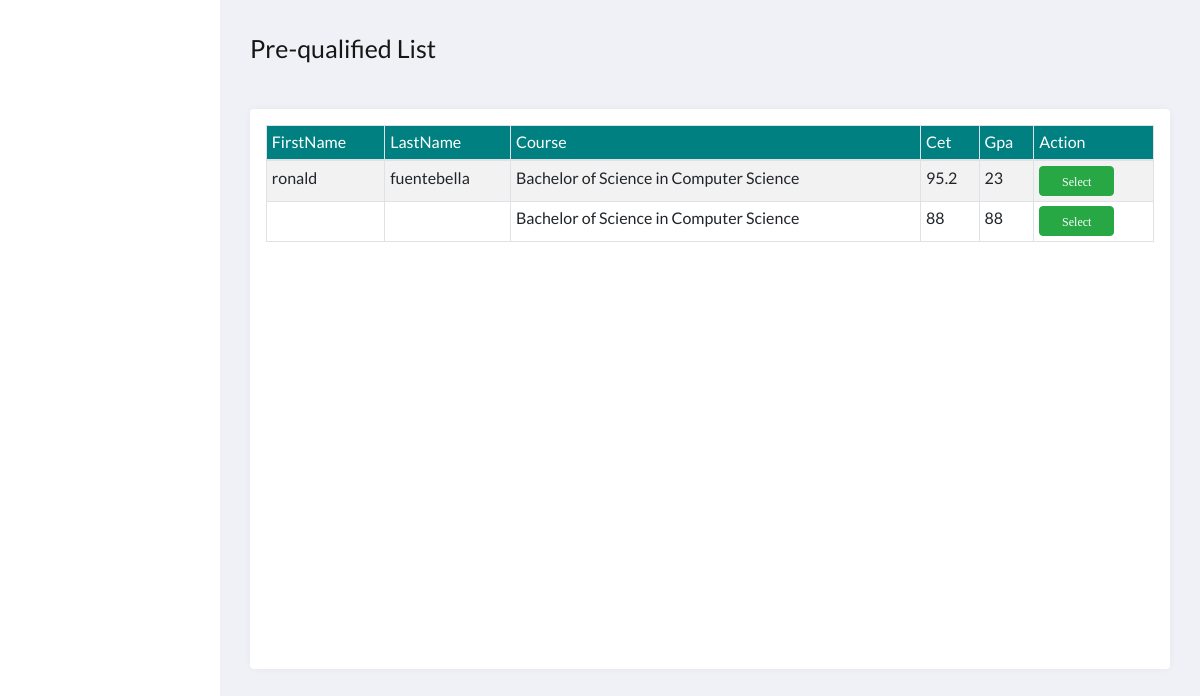
/evaluator/ics.evaluator.pre.php, run on the app's committed database.
### tables this page shows
CREATE TABLE `selectedcourse` (
  `id` int(11) NOT NULL,
  `user_id` int(11) NOT NULL,
  `course_id` int(11) NOT NULL,
  `file_id` int(11) NOT NULL,
  `userStatus` varchar(100) DEFAULT NULL,
  `date` varchar(200) NOT NULL
);

CREATE TABLE `users` (
  `id` int(11) NOT NULL,
  `applicantid` int(11) DEFAULT NULL,
  `username` varchar(100) NOT NULL,
  `fname` varchar(100) NOT NULL,
  `lname` varchar(100) NOT NULL,
  `email` varchar(100) NOT NULL,
  `user_type` varchar(100) NOT NULL,
  `password` varchar(100) NOT NULL,
  `studentType` varchar(100) DEFAULT NULL
);

CREATE TABLE `coursestbl` (
  `course_id` int(11) NOT NULL,
  `course_name` varchar(255) NOT NULL,
  `course_description` varchar(1000) NOT NULL,
  `college_id` int(11) NOT NULL,
  `course_img` text DEFAULT NULL,
  `quota` int(200) DEFAULT NULL,
  `waiting` int(200) DEFAULT NULL,
  `cet_req` float DEFAULT NULL,
  `gpa_req` float DEFAULT NULL
);

CREATE TABLE `attachment` (
  `id` int(11) NOT NULL,
  `cet_path` text NOT NULL,
  `gmoral_path` text NOT NULL,
  `gpa_path` text NOT NULL,
  `shiftee_path` text DEFAULT NULL,
  `user_id` int(100) NOT NULL,
  `cetValue` varchar(100) NOT NULL,
  `gpaValue` varchar(100) NOT NULL
);

### evaluator/ics.evaluator.pre.php (the view, shortened to what this page needs)
<?php
include('action/assign.php');
?>
<!DOCTYPE html>
<html lang="en">
<head>
    <link rel="stylesheet" href="../bootstrap4/css/bootstrap.min.css">
    <link href="//maxcdn.bootstrapcdn.com/font-awesome/4.7.0/css/font-awesome.min.css" rel="stylesheet">
    <link rel="stylesheet" href="../css/ics.style.css">
    <link rel="stylesheet" href="../css/btn.admin.css">
    <link rel="stylesheet" type="text/css" href="../DataTables/datatables.css">
</head>
<body>
      <section class="page-content">
        <section class="btn-group">
          <p class="section-name">Pre-qualified List</p>
        </section>
        <section class="grid">
          <article>
          <div class="table table-responsive-sm table-responsive-md table-responsive-lg table-responsive-xl mx-3 my-3">
                <table class="table table-sm table-striped table-bordered table-hover" id="printable-table">
                    <thead class="thead">
                    <?php $results = mysqli_query($db, "SELECT * from selectedcourse LEFT JOIN users ON selectedcourse.user_id = users.id
                     LEFT JOIN coursestbl ON selectedcourse.course_id = coursestbl.course_id
                     LEFT JOIN attachment ON selectedcourse.file_id = attachment.id WHERE userStatus='VERIFIED' AND college_id='1'")?>
                        <tr>
                            <th>FirstName</th>
                            <th>LastName</th>
                            <th>Course</th>
                            <th>Cet</th>
                            <th>Gpa</th>
                            <th>Action </th>
                        </tr>
                    </thead>
                    <tbody class="tbody">
                    <?php while ($row = mysqli_fetch_array($results)) { ?>
                            <tr>
                          <td><?php echo $row['fname']; ?> </td>
                          <td><?php echo $row['lname']; ?> </td>
                          <td><?php echo $row['course_name']; ?></td>
                          <td><?php echo $row['cetValue']; ?></td>
                          <td><?php echo $row['gpaValue']; ?></td>
                          <td>
                              <button class="btn btn-success selectbtn">Select</button>
                         </td>
                        </tr>
                          <?php
                            }
                         ?>
                    </tbody>
                </table>
          </article>
        </section>
      </section>
</body>
</html>

### css/ics.style.css (style rules this page uses)
:root { --page-header-bgColor: teal; --page-header-bgColor-hover: rgb(3, 100, 100); --page-header-txtColor: white; --page-header-headingColor: rgb(202, 198, 198); --page-header-width: 220px; --page-content-bgColor: #f0f1f6; --page-content-txtColor: #171616; --page-content-blockColor: #fff; --white: #fff; --black: #333; --blue: #00b9eb; --red: #ec1848; --border-radius: 4px; --box-shadow: 0 0 10px -2px rgba(0, 0, 0, 0.075); }
* { padding: 0; margin: 0; box-sizing: border-box; font: 16px/1.5 "Lato", sans-serif; }
a,button { color: inherit; }
button { background: none; cursor: pointer; }
button, input { border: none; }
.page-content { position: relative; left: var(--page-header-width); width: calc(100% - var(--page-header-width)); min-height: 100vh; padding: 30px; color: var(--page-content-txtColor); background: var(--page-content-bgColor); }
.btn-group { display: grid; grid-template-columns: 1fr auto; grid-column-gap: 0px; align-items: center; background: var(--page-content-bgColor); margin-bottom: 25px; }
.btn-group .section-name { font-size: 25px; }
.page-content .grid .thead { background-color: var(--page-header-bgColor); color: white; font-size: 12px; }
.page-content .grid .tbody { font-size: 12px; }
.page-content .grid > article { display: flex; min-height: 70vh; height: 100%; background: var(--page-content-blockColor); border-radius: var(--border-radius); box-shadow: var(--box-shadow); }

### css/btn.admin.css (style rules this page uses)
.page-content .table .tbody .selectbtn { width: 75px; height: 30px; font-family: latto; font-size: 12px; text-align: center; }

### data on the page
selectedcourse: user.fname "ronald", user.lname "fuentebella", course.course_name "Bachelor of Science in Computer Science", attachment.cetValue "95.2", attachment.gpaValue "23"
selectedcourse: course.course_name "Bachelor of Science in Computer Science", attachment.cetValue "88", attachment.gpaValue "88"
